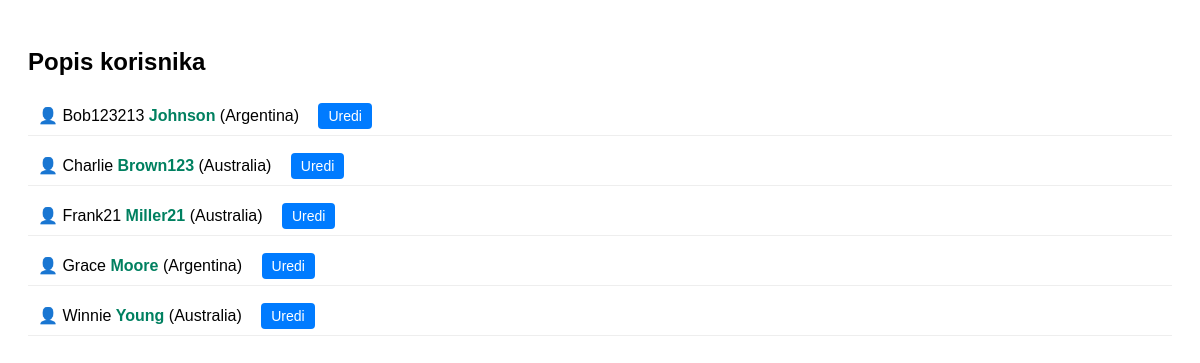
The page / on the database its author committed.
### tables this page shows
CREATE TABLE `users` (
  `id` int(11) NOT NULL,
  `first_name` varchar(50) NOT NULL,
  `last_name` varchar(50) NOT NULL,
  `country_id` int(11) DEFAULT NULL
);

CREATE TABLE `countries` (
  `id` int(11) NOT NULL,
  `name` varchar(100) NOT NULL
);

### index.php (the view, shortened to what this page needs)
<?php
require 'db.php';
$sql = "SELECT users.id, users.first_name, users.last_name, countries.name AS country_name
        FROM users
        JOIN countries ON users.country_id = countries.id
        ORDER BY users.id";
$stmt = $pdo->query($sql);
$users = $stmt->fetchAll(PDO::FETCH_ASSOC);
?>
<!DOCTYPE html>
<html lang="hr">
<head>
</head>
<body>
    <h2>Popis korisnika</h2>
    <?php foreach ($users as $user): ?>
        <div class="user-item">
            👤
            <span><?php echo htmlspecialchars($user['first_name']); ?></span>
            <span class="last-name"><?php echo htmlspecialchars($user['last_name']); ?></span>
            <span>(<?php echo htmlspecialchars($user['country_name']); ?>)</span>
            <a href="edit.php?id=<?php echo $user['id']; ?>" class="btn-edit">Uredi</a>
        </div>
    <?php endforeach; ?>
</body>
</html>

### index.php (style rules this page uses)
body { font-family: Arial, sans-serif; padding: 20px; }
.user-item { margin-bottom: 10px; padding: 10px; border-bottom: 1px solid #eee; }
.last-name { color: #008060; font-weight: bold; }
.btn-edit { background-color: #007bff; color: white; padding: 5px 10px; text-decoration: none; border-radius: 4px; font-size: 14px; margin-left: 15px; }

### rows shown on the page
users: first_name "Bob123213", last_name "Johnson", country.name "Argentina"
users: first_name "Charlie", last_name "Brown123", country.name "Australia"
users: first_name "Frank21", last_name "Miller21", country.name "Australia"
users: first_name "Grace", last_name "Moore", country.name "Argentina"
users: first_name "Winnie", last_name "Young", country.name "Australia"
